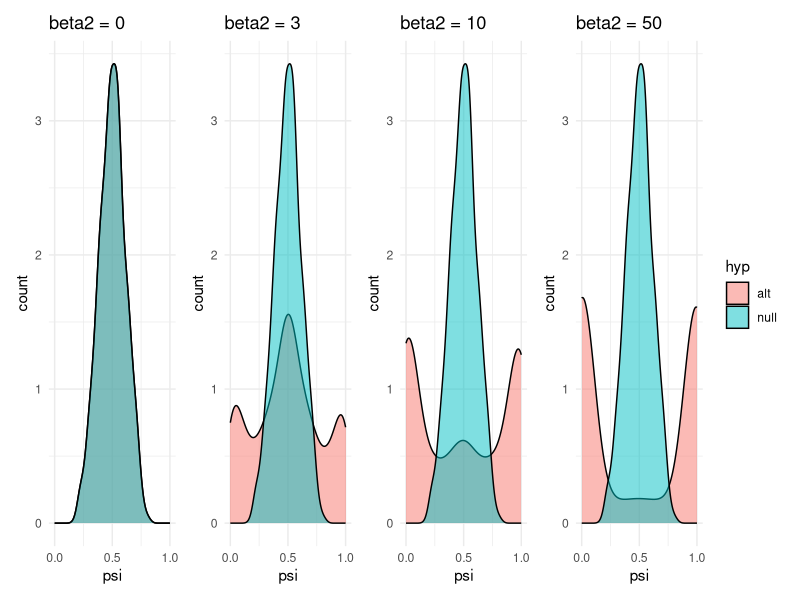
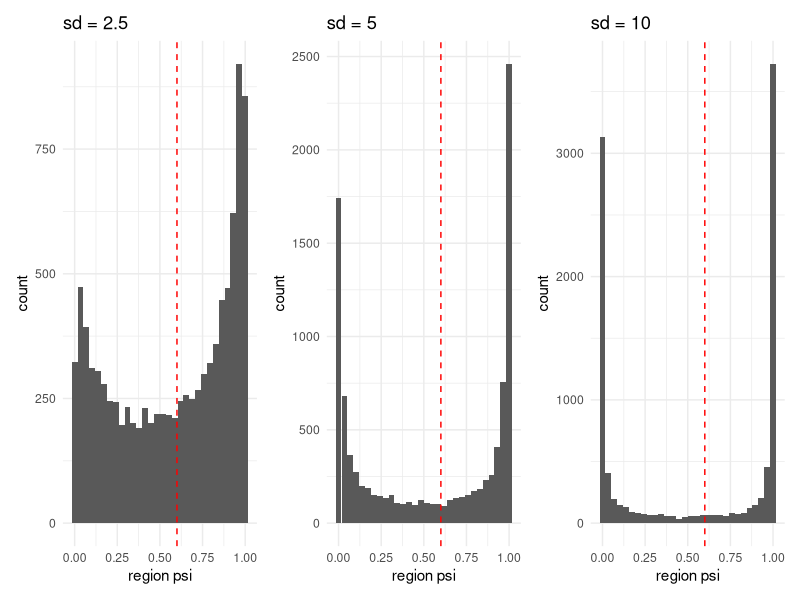
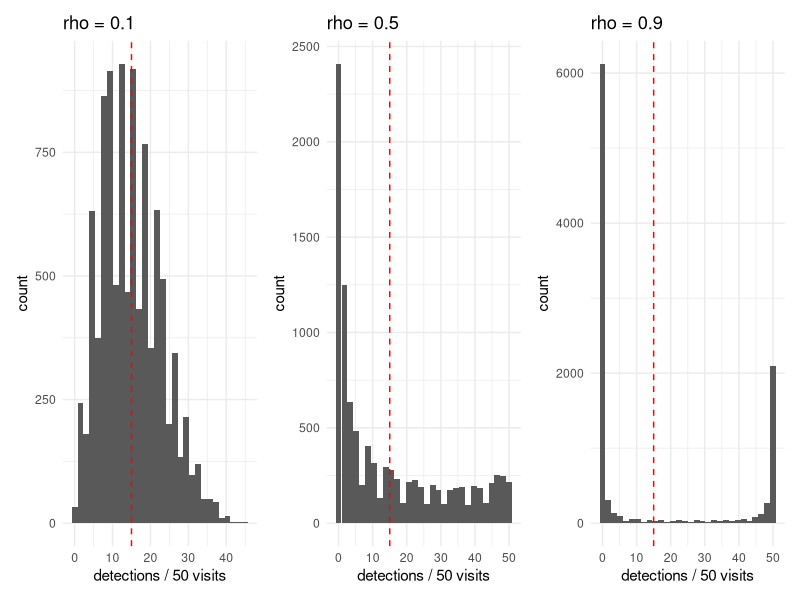
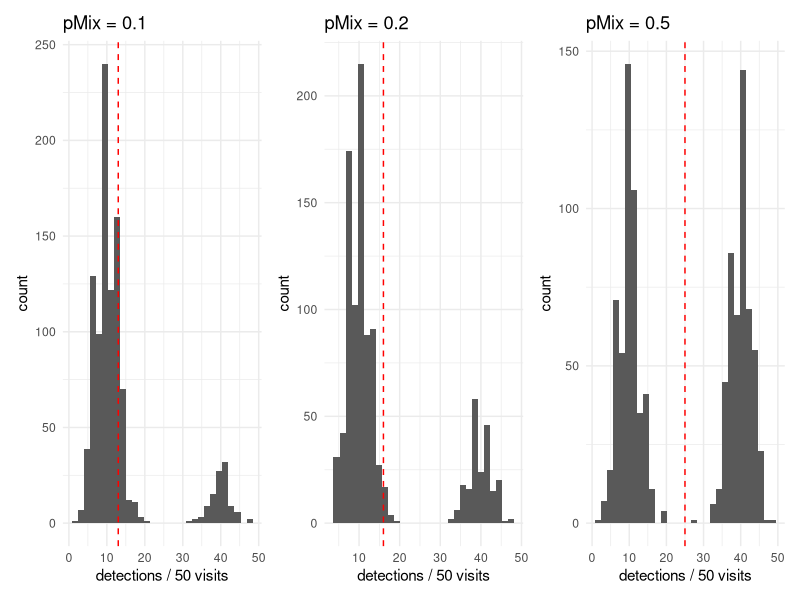
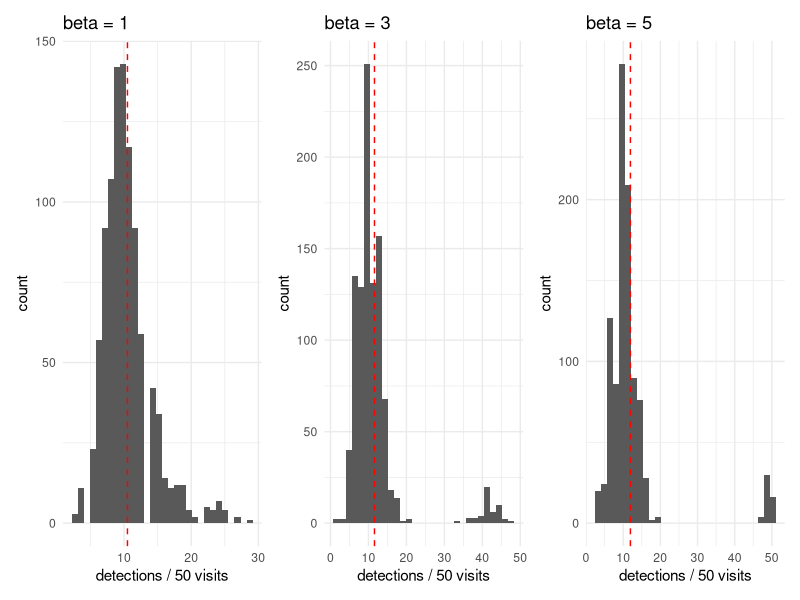
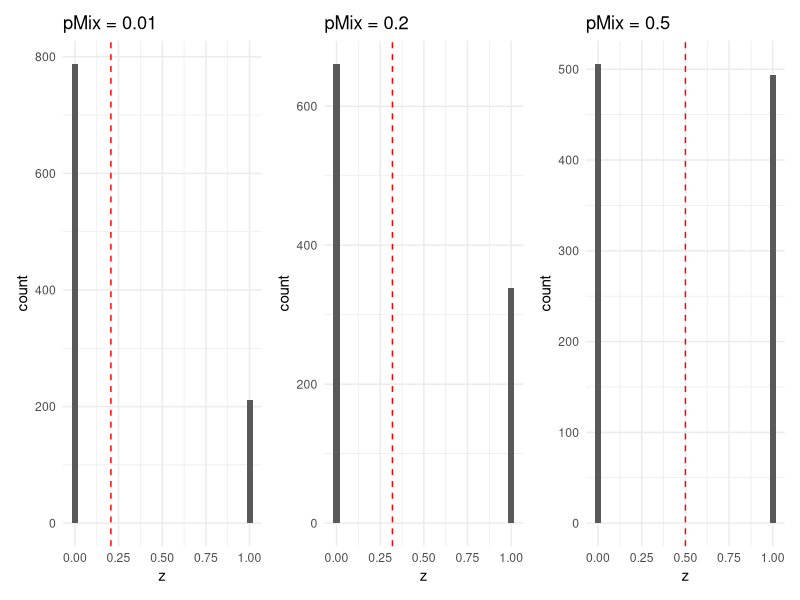
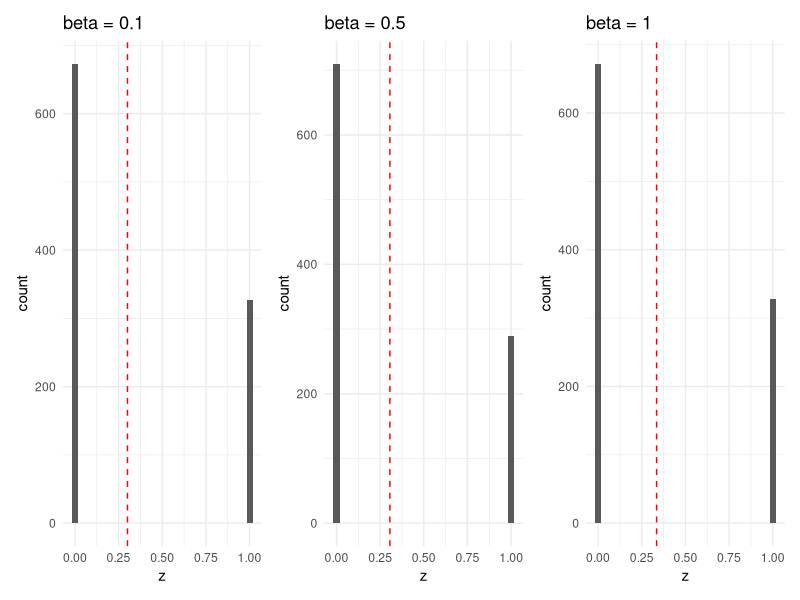

These charts were generated, in order, by the following R code:
library(tidyverse)
library(patchwork)

# occupancy covariate interaction
x1 <- rnorm(1000)
x2 <- rnorm(1000)
beta0 <- 0
beta1 <- 0.5
beta2 <- c(0, 3, 10, 50)
psi_null <- data.frame(psi = plogis(beta0 + beta1 * x1)) %>% 
  mutate(hyp = "null")
psi_alt1 <- rbind(data.frame(psi = plogis(beta0 + beta1 * x1 + 
                                            beta2[1] * x1 * x2)) %>% 
                    mutate(hyp = "alt"), psi_null)
psi_alt2 <- rbind(data.frame(psi = plogis(beta0 + beta1 * x1 + 
                                            beta2[2] * x1 * x2)) %>% 
                    mutate(hyp = "alt"), psi_null)
psi_alt3 <- rbind(data.frame(psi = plogis(beta0 + beta1 * x1 + 
                                            beta2[3] * x1 * x2)) %>% 
                    mutate(hyp = "alt"), psi_null)
psi_alt4 <- rbind(data.frame(psi = plogis(beta0 + beta1 * x1 + 
                                            beta2[4] * x1 * x2)) %>% 
                    mutate(hyp = "alt"), psi_null)

plot_1 <- ggplot() +
  geom_density(data = psi_alt1, aes(x = psi, fill = hyp),
               alpha = 0.5) +
  labs(x = "psi", y = "count") +
  ggtitle("beta2 = 0") +
  scale_x_continuous(limits = c(0, 1), breaks = c(0, 0.5, 1)) +
  theme_minimal() +
  theme(legend.position = "None")

plot_2 <- ggplot() +
  geom_density(data = psi_alt2, aes(x = psi, fill = hyp),
               alpha = 0.5) +
  labs(x = "psi", y = "count") +
  ggtitle("beta2 = 3") +
  scale_x_continuous(limits = c(0, 1), breaks = c(0, 0.5, 1)) +
  theme_minimal() +
  theme(legend.position = "None")

plot_3 <- ggplot() +
  geom_density(data = psi_alt3, aes(x = psi, fill = hyp),
               alpha = 0.5) +
  labs(x = "psi", y = "count") +
  ggtitle("beta2 = 10") +
  scale_x_continuous(limits = c(0, 1), breaks = c(0, 0.5, 1)) +
  theme_minimal() +
  theme(legend.position = "None")

plot_4 <- ggplot() +
  geom_density(data = psi_alt4, aes(x = psi, fill = hyp),
               alpha = 0.5) +
  labs(x = "psi", y = "count") +
  ggtitle("beta2 = 50") +
  scale_x_continuous(limits = c(0, 1), breaks = c(0, 0.5, 1)) +
  theme_minimal()

final_inter_plot <- plot_1 + plot_2 + plot_3 + plot_4 +  plot_layout(nrow = 1)
ggsave("figures/occupancy/model_breaking_mechanisms/modelbreak_interaction.png", 
       dpi = 400, width = 9, height = 3)


# non independent sites
psi <- 0.6

sd_2.5 <- plogis(rnorm(10000, psi, 2.5))
sd_5 <- plogis(rnorm(10000, psi, 5))
sd_10 <- plogis(rnorm(10000, psi, 10))

plot_sd2.5 <- ggplot() +
  geom_histogram(aes(x = sd_2.5)) +
  geom_vline(aes(xintercept = psi), color = "red", linetype = "dashed") +
  labs(x = "region psi", y = "count") +
  ggtitle("sd = 2.5") +
  theme_minimal()

plot_sd5 <- ggplot() +
  geom_histogram(aes(x = sd_5)) +
  geom_vline(aes(xintercept = psi), color = "red", linetype = "dashed") +
  labs(x = "region psi", y = "count") +
  ggtitle("sd = 5") +
  theme_minimal()

plot_sd10 <- ggplot() +
  geom_histogram(aes(x = sd_10)) +
  geom_vline(aes(xintercept = psi), color = "red", linetype = "dashed") +
  labs(x = "region psi", y = "count") +
  ggtitle("sd = 10") +
  theme_minimal()

final_sd_plot <- plot_sd2.5 + plot_sd5 + plot_sd10 + plot_layout(nrow = 1)
ggsave("figures/model_breaking_mechanisms/modelbreak_nonind.png", 
       dpi = 400, width = 7, height = 3)

# beta binomial detection
p <- 0.3
nVisits <- 50

rho_0.1 <- VGAM::rbetabinom(10000, nVisits, p, 0.1)
rho_0.5 <- VGAM::rbetabinom(10000, nVisits, p, 0.5)
rho_0.9 <- VGAM::rbetabinom(10000, nVisits, p, 0.9)

plot_rho0.1 <- ggplot() +
  geom_histogram(aes(x = rho_0.1)) +
  geom_vline(aes(xintercept = p * nVisits), 
             color = "red", linetype = "dashed") +
  labs(x = "detections / 50 visits", y = "count") +
  ggtitle("rho = 0.1") +
  theme_minimal()

plot_rho0.5 <- ggplot() +
  geom_histogram(aes(x = rho_0.5)) +
  geom_vline(aes(xintercept = p * nVisits), 
             color = "red", linetype = "dashed") +
  labs(x = "detections / 50 visits", y = "count") +
  ggtitle("rho = 0.5") +
  theme_minimal()

plot_rho0.9 <- ggplot() +
  geom_histogram(aes(x = rho_0.9)) +
  geom_vline(aes(xintercept = p * nVisits), 
             color = "red", linetype = "dashed") +
  labs(x = "detections / 50 visits", y = "count") +
  ggtitle("rho = 0.9") +
  theme_minimal()

final_rho_plot <- plot_rho0.1 + plot_rho0.5 + plot_rho0.9 + 
  plot_layout(nrow = 1)
ggsave("figures/model_breaking_mechanisms/modelbreak_betabin.png", 
       dpi = 400, width = 7, height = 3)


# mixture on detection (heterogeneity across sites)
p1 <- 0.2
p2 <- 0.8
pMix <- c(0.1, 0.2, 0.5)
nSites <- 1000
nVisits <- 50

pvec0.1 <- c(p1, p2)[rbinom(nSites, 1, pMix[1]) + 1]
pvec0.2 <- c(p1, p2)[rbinom(nSites, 1, pMix[2]) + 1]
pvec0.5 <- c(p1, p2)[rbinom(nSites, 1, pMix[3]) + 1]

plot_pMix0.1 <- ggplot() +
  geom_histogram(aes(x = sapply(pvec0.1, function(p) rbinom(1, nVisits, p)))) +
  geom_vline(aes(xintercept = (p1 * (1 - pMix[1]) + p2 * pMix[1]) * nVisits), 
             color = "red", linetype = "dashed") +
  labs(x = "detections / 50 visits", y = "count") +
  ggtitle("pMix = 0.1") +
  theme_minimal()

plot_pMix0.2 <- ggplot() +
  geom_histogram(aes(x = sapply(pvec0.2, function(p) rbinom(1, nVisits, p)))) +
  geom_vline(aes(xintercept = (p1 * (1 - pMix[2]) + p2 * pMix[2]) * nVisits), 
             color = "red", linetype = "dashed") +
  labs(x = "detections / 50 visits", y = "count") +
  ggtitle("pMix = 0.2") +
  theme_minimal()

plot_pMix0.5 <- ggplot() +
  geom_histogram(aes(x = sapply(pvec0.5, function(p) rbinom(1, nVisits, p)))) +
  geom_vline(aes(xintercept = (p1 * (1 - pMix[3]) + p2 * pMix[3]) * nVisits), 
             color = "red", linetype = "dashed") +
  labs(x = "detections / 50 visits", y = "count") +
  ggtitle("pMix = 0.5") +
  theme_minimal()

final_mixturedet_plot <- plot_pMix0.1 + plot_pMix0.2 + plot_pMix0.5 + 
  plot_layout(nrow = 1)
ggsave("figures/model_breaking_mechanisms/modelbreak_mixture_detection.png", 
       final_mixturedet_plot, dpi = 400, 
       width = 7, height = 3)

# detection outliers
p <- 0.2
beta_p <- c(1, 3, 5)
nSites <- 1000
nOutliers <- 0.05 * nSites
nVisits <- 50

p_vec1 <- p_vec3 <- p_vec5 <- rep(p, nSites)

p_vec1[sample(1:nSites, nOutliers, replace = FALSE)] <- 1 / 
  (1 + exp(-(log(p / (1 - p)) + beta_p[1])))
p_vec3[sample(1:nSites, nOutliers, replace = FALSE)] <- 1 / 
  (1 + exp(-(log(p / (1 - p)) + beta_p[2])))
p_vec5[sample(1:nSites, nOutliers, replace = FALSE)] <- 1 / 
  (1 + exp(-(log(p / (1 - p)) + beta_p[3])))

plot_pOut1 <- ggplot() +
  geom_histogram(aes(x = sapply(p_vec1, function(p) rbinom(1, nVisits, p)))) +
  geom_vline(aes(xintercept = (
    unique(p_vec1)[1] * (1 - nOutliers / nSites) + 
      unique(p_vec1)[2] * nOutliers / nSites
  ) * nVisits), color = "red", linetype = "dashed") +
  labs(x = "detections / 50 visits", y = "count") +
  ggtitle("beta = 1") +
  theme_minimal()

plot_pOut3 <- ggplot() +
  geom_histogram(aes(x = sapply(p_vec3, function(p) rbinom(1, nVisits, p)))) +
  geom_vline(aes(xintercept = (
    unique(p_vec3)[1] * (1 - nOutliers / nSites) + 
      unique(p_vec3)[2] * nOutliers / nSites
  ) * nVisits), color = "red", linetype = "dashed") +
  labs(x = "detections / 50 visits", y = "count") +
  ggtitle("beta = 3") +
  theme_minimal()

plot_pOut5 <- ggplot() +
  geom_histogram(aes(x = sapply(p_vec5, function(p) rbinom(1, nVisits, p)))) +
  geom_vline(aes(xintercept = (
    unique(p_vec5)[1] * (1 - nOutliers / nSites) + 
      unique(p_vec5)[2] * nOutliers / nSites
  ) * nVisits), color = "red", linetype = "dashed") +
  labs(x = "detections / 50 visits", y = "count") +
  ggtitle("beta = 5") +
  theme_minimal()

final_outdet_plot <- plot_pOut1 + plot_pOut3 + plot_pOut5 + 
  plot_layout(nrow = 1)
ggsave("figures/model_breaking_mechanisms/modelbreak_outlier_detection.png", 
       final_outdet_plot, dpi = 400, 
       width = 7, height = 3)

# mixture on occupancy
psi1 <- 0.2
psi2 <- 0.8
pMix <- c(0.01, 0.2, 0.5)
nSites <- 1000
nRegions <- nSites / 5
nVisits <- 50

psivec0.01 <- rbinom(nSites, 1, 
                     p = rep(c(psi1, psi2)[rbinom(nRegions, 1, pMix[1]) + 1],
                             each = nSites / nRegions))
psivec0.2 <- rbinom(nSites, 1, 
                    p = rep(c(psi1, psi2)[rbinom(nRegions, 1, pMix[2]) + 1],
                            each = nSites / nRegions))
psivec0.5 <- rbinom(nSites, 1, 
                    p = rep(c(psi1, psi2)[rbinom(nRegions, 1, pMix[3]) + 1],
                            each = nSites / nRegions))

plot_oMix0.01 <- ggplot() +
  geom_histogram(aes(x = psivec0.01)) +
  geom_vline(aes(xintercept = psi1 * (1 - pMix[1]) + psi2 * pMix[1]), 
             color = "red", linetype = "dashed") +
  labs(x = "z", y = "count") +
  ggtitle("pMix = 0.01") +
  theme_minimal()

plot_oMix0.2 <- ggplot() +
  geom_histogram(aes(x = psivec0.2)) +
  geom_vline(aes(xintercept = psi1 * (1 - pMix[2]) + psi2 * pMix[2]), 
             color = "red", linetype = "dashed") +
  labs(x = "z", y = "count") +
  ggtitle("pMix = 0.2") +
  theme_minimal()

plot_oMix0.5 <- ggplot() +
  geom_histogram(aes(x = psivec0.5)) +
  geom_vline(aes(xintercept = psi1 * (1 - pMix[3]) + psi2 * pMix[3]), 
             color = "red", linetype = "dashed") +
  labs(x = "z", y = "count") +
  ggtitle("pMix = 0.5") +
  theme_minimal()

final_mixtureocc_plot <- plot_oMix0.01 + plot_oMix0.2 + plot_oMix0.5 + 
  plot_layout(nrow = 1)
ggsave("figures/model_breaking_mechanisms/modelbreak_mixture_occ.png", 
       final_mixtureocc_plot, dpi = 400, 
       width = 7, height = 3)


# occupancy outliers
p <- 0.2
psi <- 0.3
beta_o <- c(0.1, 0.5, 10)
nSites <- 1000
nRegions <- nSites / 5
nOutliers <- 0.05 * nRegions
nVisits <- 50

psi_region_vec0.1 <- rep(psi, nRegions)
psi_region_vec0.1[sample(1:nRegions, nOutliers, replace = FALSE)] <- 1 / 
  (1 + exp(-(log(psi / (1 - psi)) + beta_o[1])))
psi_vec0.1 <- rep(psi_region_vec0.1, each = nSites / nRegions)
mean(psi_vec0.1)

psi_region_vec0.5 <- rep(psi, nRegions)
psi_region_vec0.5[sample(1:nRegions, nOutliers, replace = FALSE)] <- 1 / 
  (1 + exp(-(log(psi / (1 - psi)) + beta_o[2])))
psi_vec0.5 <- rep(psi_region_vec0.5, each = nSites / nRegions)

psi_region_vec1 <- rep(psi, nRegions)
psi_region_vec1[sample(1:nRegions, nOutliers, replace = FALSE)] <- 1 / 
  (1 + exp(-(log(psi / (1 - psi)) + beta_o[3])))
psi_vec1 <- rep(psi_region_vec1, each = nSites / nRegions)


plot_oOut0.1 <- ggplot() +
  geom_histogram(aes(x = rbinom(nSites, 1, psi_vec0.1))) +
  geom_vline(aes(xintercept = unique(psi_vec0.1)[1] * 
                   (1 - nOutliers / nRegions) + 
                   unique(psi_vec0.1)[2] * nOutliers / nRegions), 
             color = "red", linetype = "dashed") +
  labs(x = "z", y = "count") +
  ggtitle("beta = 0.1") +
  theme_minimal()

plot_oOut0.5 <- ggplot() +
  geom_histogram(aes(x = rbinom(nSites, 1, psi_vec0.5))) +
  geom_vline(aes(xintercept = unique(psi_vec0.5)[1] * 
                   (1 - nOutliers / nRegions) + 
                   unique(psi_vec0.5)[2] * nOutliers / nRegions), 
             color = "red", linetype = "dashed") +
  labs(x = "z", y = "count") +
  ggtitle("beta = 0.5") +
  theme_minimal()

plot_oOut1 <- ggplot() +
  geom_histogram(aes(x = rbinom(nSites, 1, psi_vec1))) +
  geom_vline(aes(xintercept = unique(psi_vec1)[1] * (1 - nOutliers / nRegions) +
                   unique(psi_vec1)[2] * nOutliers / nRegions), 
             color = "red", linetype = "dashed") +
  labs(x = "z", y = "count") +
  ggtitle("beta = 1") +
  theme_minimal()

final_outlierocc_plot <- plot_oOut0.1 + plot_oOut0.5 + plot_oOut1 + 
  plot_layout(nrow = 1)
ggsave("figures/model_breaking_mechanisms/modelbreak_outlier_occ.png", 
       final_outlierocc_plot, dpi = 400, 
       width = 7, height = 3)
